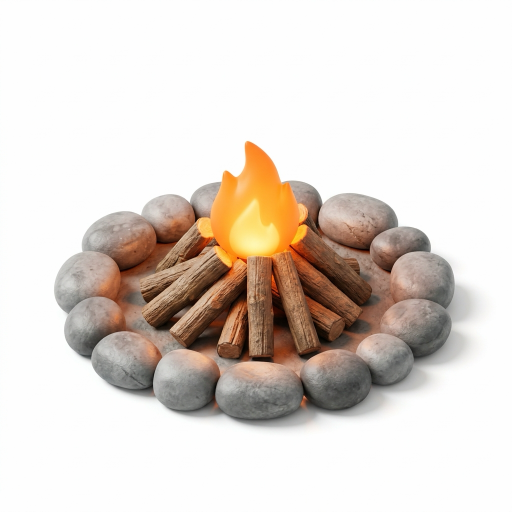
#> input picture tool/stills/campfire_lit.webp, 1024 x 1024 px (shown at 1/2 size)
$ python -i relight_icon.py   (imports and definitions only)
#> lines starting #> are read from the running program, lines starting #| are printed output that depends on the picture; after the words box and inside, x2 and y2 are one past the last pixel; in counts of white or black regions, pixels touching at a corner belong together
#> further down, picture is the input picture: PIL image 1024x1024 RGB; mean R, G, B 223.5, 214.5, 207.4
### tool/animate_icon.py
"""Turn a single rendered 3D icon (PNG on a white / neutral studio background) into a looping
frame sequence at the OpenLava canvas size used by the Airbnb assets (180x162 @2x).

Pipeline per subject:
  1. key_white   - flood-fill background removal from the border (keeps highlights inside the
                   object), drops the baked-in drop shadow;
  2. render      - N frames at 4x supersampling with layered motion:
       * subject-specific secondary animation (wind bend + falling leaves for the bonsai,
         screen blink / glow pulse / scanline sweep for the Macintosh),
       * a pseudo-3D yaw rock (perspective warp) + hover bob for every subject,
       * a synthetic soft contact shadow that reacts to the motion.
Usage: python3 animate_icon.py <bonsai|macintosh> <still.png> <out_dir> [n_frames]
"""
import sys, os, math
import numpy as np
from PIL import Image, ImageDraw, ImageFilter

# OpenLava canvas: 180x162 is the Airbnb size (density 2). LAVA_SCALE=2 renders the same icon at
# 360x324 (density 4) for the large previews; every pixel-sized constant below scales with it.
SCALE = int(os.environ.get("LAVA_SCALE", "1"))
W, H = 180 * SCALE, 162 * SCALE
SS = 4                   # supersample factor


# ----------------------------------------------------------------------------- keying
# [87 lines left out: functions key_white, crop_to_alpha, not called in this run]


KEY_PARAMS = {
    "bonsai": dict(chroma_thr=22, halo_px=80, halo_mode="distance", halo_dist=40),
    "sunflower": dict(chroma_thr=22, halo_px=80, halo_mode="distance", halo_dist=40),
    "macintosh": dict(chroma_thr=16, halo_px=110, halo_chroma=26, halo_min=60, halo_cool=True),
}


# ----------------------------------------------------------------------------- warps
# [30 lines left out: functions premul, unpremul, row_shift, not called in this run]


def to_premul_image(img):
    return Image.fromarray(np.clip(premul(np.array(img)), 0, 255).astype(np.uint8))


def from_premul_image(img):
    return Image.fromarray(unpremul(np.array(img).astype(np.float32)))


def rotate_pm(img, angle, center):
    """Bicubic rotation without dark edge halos: rotate premultiplied, then unpremultiply."""
    return from_premul_image(to_premul_image(img).rotate(angle, resample=Image.BICUBIC, center=center))


# [22 lines left out: functions find_coeffs, yaw_rock, not called in this run]


# ----------------------------------------------------------------------------- masks
def largest_component(mask):
    img = Image.fromarray(mask.astype(np.uint8) * 255).copy()
    ys, xs = np.where(mask)
    if len(ys) == 0:
        return mask
    best, best_n = None, 0
    labelled = np.zeros(mask.shape, bool)
    for y, x in zip(ys[::37], xs[::37]):
        if labelled[y, x] or img.getpixel((x, y)) != 255:
            continue
        ImageDraw.floodfill(img, (x, y), 128)
        comp = np.array(img) == 128
        labelled |= comp
        n = comp.sum()
        if n > best_n:
            best, best_n = comp, n
        ImageDraw.floodfill(img, (x, y), 64)
    return best if best is not None else mask


# [43 lines left out: functions components, topmost_component, fill_holes, not called in this run]


# ----------------------------------------------------------------------------- subjects
class Subject:
    n_frames = 48
    fill = 0.80
    base_y = 0.86

    def __init__(self, obj):
        self.obj = obj                         # PIL RGBA, already scaled to the 4x canvas
        self.ow, self.oh = obj.size

    def layer(self, t):                        # -> PIL RGBA same size as obj (secondary animation)
        return self.obj

    def motion(self, t):                       # -> yaw_deg, dx, dy, shadow_scale, shadow_alpha
        return 0.0, 0.0, 0.0, 1.0, 1.0


class Bonsai(Subject):
    fill = 0.82

    # [48 lines left out: functions __init__, layer, motion, not called in this run]


class Macintosh(Subject):
    """Hovering Mac: the rendered face is erased once and a pixel face is drawn per frame so it can
    blink, glance sideways and smile; the phosphor glow pulses and a scanline band sweeps down."""
    fill = 0.86
    base_y = 0.88

    # [30 lines left out: function __init__, not called in this run]

    @staticmethod
    def _ease(u):
        return 0.5 - 0.5 * math.cos(math.pi * min(1.0, max(0.0, u)))

    # [71 lines left out: functions _face_state, layer, motion, not called in this run]


class Sunflower(Subject):
    """Potted sunflower: the stem bends in the wind (pot stays put), the flower head turns a little
    on its own as it follows the breeze, and pollen motes drift up from the seed centre."""
    fill = 0.84
    base_y = 0.88

    # [94 lines left out: functions __init__, layer, motion, not called in this run]


SUBJECTS = {"bonsai": Bonsai, "sunflower": Sunflower, "macintosh": Macintosh}


# ----------------------------------------------------------------------------- render
# [40 lines left out: function render, not called in this run]


# [12 lines that do not run on import are left out]

### tool/relight_icon.py
"""Animate an icon from a lit / unlit pair of stills so its light sources really light it.

An image model renders the icon twice, pixel-aligned: once with its light source on (flame
burning, fairy lights glowing) and once with it off. `lit - unlit` is then a genuine light pass:
what the source adds to every surface around it. Frames are rebuilt as

    unlit + light_pass * intensity(t)          (per light source, each with its own phase)

plus the emitter itself (warped flame sprite / bulbs), bloom that also feeds the alpha channel so
the glow survives on dark backgrounds, particles and a contact shadow. That is the same trick the
Airbnb hot-air balloon uses: the burner visibly lights the envelope.

    python3 tool/relight_icon.py campfire      fire_lit.png fire_unlit.png frames/
    python3 tool/relight_icon.py christmastree tree_lit.png tree_unlit.png frames/
    python3 tool/openlava_encode.py assets/lava/campfire frames/frame_*.png
"""
import math
import os
import sys

import numpy as np
from PIL import Image, ImageDraw, ImageFilter

from animate_icon import H, SCALE, W, components, fill_holes, largest_component, yaw_rock

SS = 4
TAU = 2.0 * math.pi


# ----------------------------------------------------------------------------- helpers
# [6 lines left out: function blur, not called in this run]


def grow(mask, px):
    return np.array(Image.fromarray(mask.astype(np.uint8) * 255).filter(ImageFilter.MaxFilter(2 * px + 1))) > 0


def smoothstep(e0, e1, x):
    t = np.clip((x - e0) / (e1 - e0), 0.0, 1.0)
    return t * t * (3.0 - 2.0 * t)


def shrink(mask, px):
    return np.array(Image.fromarray(mask.astype(np.uint8) * 255).filter(ImageFilter.MinFilter(2 * px + 1))) > 0


def key_backdrop(img, thr=34, matte=70.0, shadow_min=None, neutral_pockets=None, shadow_floor=None,
                 pocket_min_width=0, pocket_chroma=26, protect=None):
    """Flat-backdrop keyer (white or chroma): flood fill from the border on colour distance, soft
    matte on the outline, colours unpremultiplied against the backdrop. Returns float RGBA."""
#> called with thr = 34, matte = 70, pocket_min_width = 0, pocket_chroma = 26
    rgb = np.array(img.convert("RGB")).astype(np.float32)
    h, w = rgb.shape[:2]
    border = np.concatenate([rgb[0], rgb[-1], rgb[:, 0], rgb[:, -1]])
    bgcol = np.median(border, axis=0)
#> bgcol = [253, 254, 253]
    dist = np.abs(rgb - bgcol).max(axis=2)
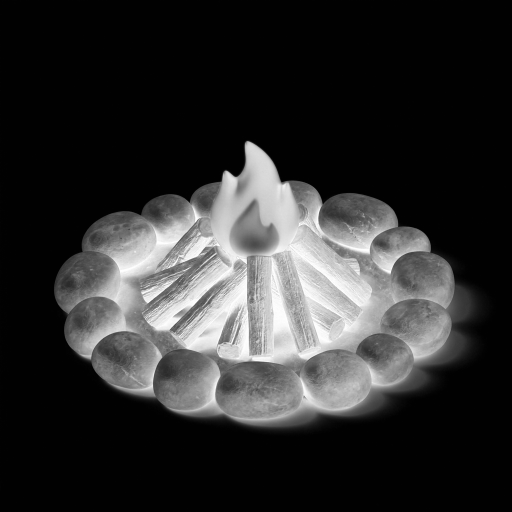
#> dist: shape (1024, 1024) float32 (shown at 1/2 size); min 0, max 254, mean 46.9
    fill = Image.fromarray((dist < thr).astype(np.uint8) * 255).copy()
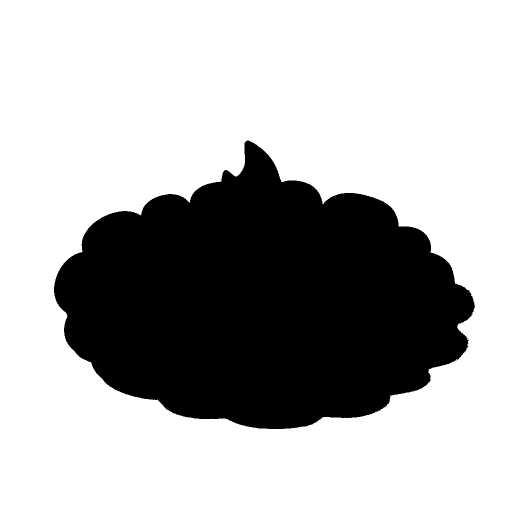
#> fill: PIL image 1024x1024 L (shown at 1/2 size); 69.5% white; 1 black region, box (x1, y1, x2, y2) and area: (108, 281, 950, 858) 319897
    for x in range(0, w, 16):
        for seed in ((x, 0), (x, h - 1), (0, min(x, h - 1)), (w - 1, min(x, h - 1))):
            if fill.getpixel(seed) == 255:
                ImageDraw.floodfill(fill, seed, 128)
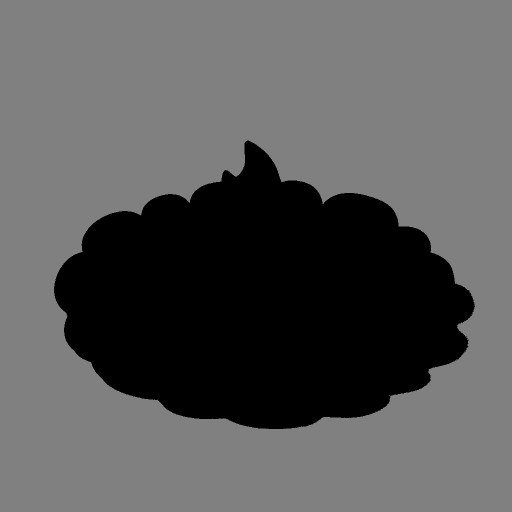
#> fill: PIL image 1024x1024 L (shown at 1/2 size); min 0, max 255, mean 89
    bg = np.array(fill) == 128
#> bg: shape (1024, 1024) bool; 69.5% white; 1 black region, box (x1, y1, x2, y2) and area: (108, 281, 950, 858) 319900
    if shadow_min is not None:
        # baked drop shadow: neutral light grey hanging off the backdrop in the lower half
        # (it is smooth, so the flood stops at the textured, hard-edged stones and logs)
        mn = rgb.min(axis=2)
        gy, gx = np.gradient(blur(mn, 1.0))
        lower = (np.arange(h) > 0.45 * h)[:, None]
        cand = bg | ((rgb.max(axis=2) - mn < 24) & (mn > shadow_min) & (np.hypot(gx, gy) < 5.0) & lower)
        fill = Image.fromarray(cand.astype(np.uint8) * 255).copy()
        ys, xs = np.where(bg)
        ImageDraw.floodfill(fill, (int(xs[0]), int(ys[0])), 128)
        bg = np.array(fill) == 128
    if neutral_pockets is not None:
        # a subject with no light neutral surfaces (a dark car): whatever is pale and colourless is
        # backdrop or baked shadow showing through a gap, even where no path leads to the border
        mn = rgb.min(axis=2)
        # `pocket_chroma`: some renders tint their white backdrop and shadows (bluish here)
        pale = (rgb.max(axis=2) - mn < pocket_chroma) & (mn > neutral_pockets)
        if pocket_min_width:
            # only blobs at least this wide: thin white pinstripes on the bodywork are paint
            pale = grow(shrink(pale, pocket_min_width), pocket_min_width + 1) & pale
        if protect is not None:
            # a subject part that really is white (a helmet): box in source pixels, left alone
            px0, py0, px1, py1 = protect
            pale[py0:py1, px0:px1] = False
        bg = bg | pale
    if shadow_floor is not None:
        # baked contact shadow trapped between the wheels: below `row` (a share of the height),
        # anything colourless and lighter than the black tyres and floor is shadow on the backdrop
        # one (row, lightest[, tint]) rule, or several: the shadow gets darker towards the car
        rules = shadow_floor if isinstance(shadow_floor[0], (tuple, list)) else (shadow_floor,)
        mn = rgb.min(axis=2)
        for rule in rules:
            row, lightest = rule[:2]
            tint = rule[2] if len(rule) > 2 else 22
            below = (np.arange(h) > row * h)[:, None]
            bg = bg | ((rgb.max(axis=2) - mn < tint) & (mn > lightest) & below)
    alpha = np.where(bg, 0.0, 1.0).astype(np.float32)
    ring = grow(bg, 3) & ~bg
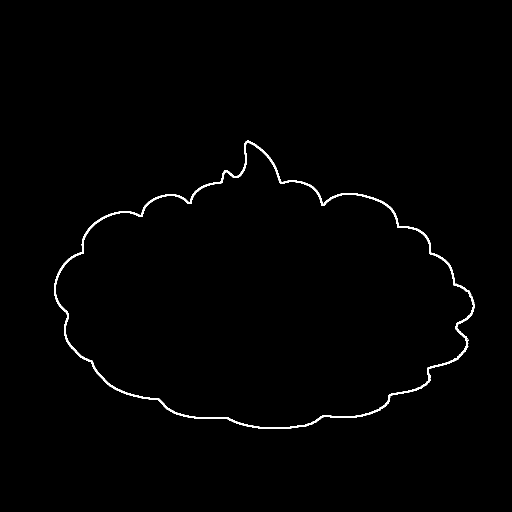
#> ring: shape (1024, 1024) bool (shown at 1/2 size); 0.87% white; 1 white region, box (x1, y1, x2, y2) and area: (108, 281, 950, 858) 9152
    a = np.clip(dist[ring] / matte, 0.0, 1.0)
#> a = 9152 values, max 1 at index 5, min 0.457 at index 5334, mean 0.809
    alpha[ring] = a
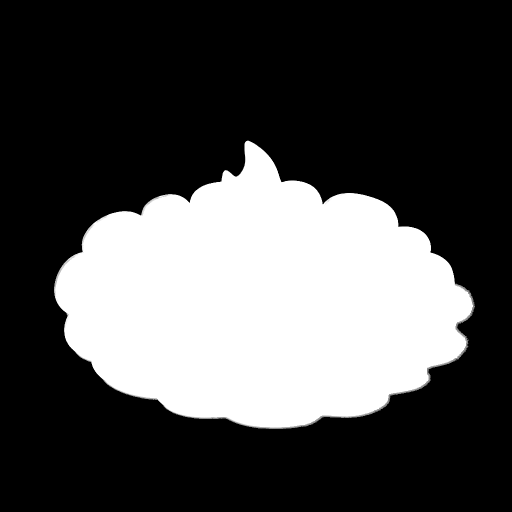
#> alpha: shape (1024, 1024) float32 (shown at 1/2 size); min 0, max 1, mean 0.303
    keep = a > 0.06
    fixed = rgb[ring]
    fixed[keep] = np.clip((fixed[keep] - (1.0 - a[keep, None]) * bgcol) / a[keep, None], 0, 255)
    rgb[ring] = fixed
    if bgcol[1] < 90 and bgcol[0] > 180 and bgcol[2] > 180:
        # Magenta chroma key, by hue rather than by distance: nothing in the subject is magenta, a
        # shadow cast on the backdrop is just darker magenta, and enclosed pockets need no path to
        # the border. "Magenta-ness" is how far red and blue both rise above green.
        magenta = np.clip(np.minimum(rgb[..., 0], rgb[..., 2]) - rgb[..., 1], 0, None)
        alpha = 1.0 - smoothstep(18.0, 62.0, magenta)
        # despill: what is left of the outline loses its red + blue excess over green
        rgb[..., 0] -= magenta
        rgb[..., 2] -= magenta
    alpha *= largest_component(alpha > 0.5) | (grow(largest_component(alpha > 0.5), 4) & (alpha > 0))
#> the loop in largest_component, `for y, x in zip(ys[::37], xs[::37]):` made 8631 passes
#> (y, x, n, best_n) on pass 1: (281, 494, 319324, 319324)
#> after the loop in largest_component, `for y, x in zip(ys[::37], xs[::37]):`:
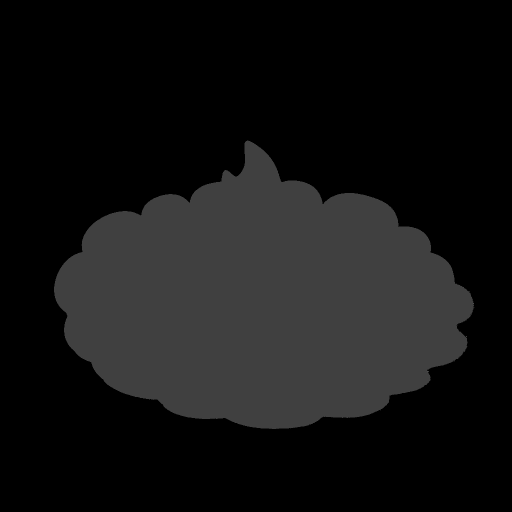
#> img: PIL image 1024x1024 L (shown at 1/2 size); min 0, max 255, mean 19.5
#> after the loop in largest_component, `for y, x in zip(ys[::37], xs[::37]):`: best_n = 319324
#> the loop in largest_component (call 2), `for y, x in zip(ys[::37], xs[::37]):` made 8631 passes
#> call 2 of grow, with px = 4
#> in grow (call 2), `return np.array(Image.fromarray(mask.astype(np.uint8) * 255).filter(Im..`:
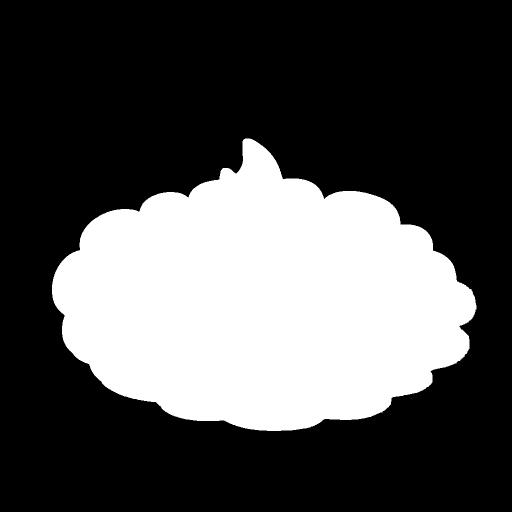
#> returned value: shape (1024, 1024) bool (shown at 1/2 size); 31.6% white; 1 white region, box (x1, y1, x2, y2) and area: (104, 277, 953, 862) 331572
    return np.dstack([rgb, alpha * 255.0])
#> returned value: shape (1024, 1024, 4) float32


# [36 lines left out: functions crop_box, row_warp, over, add_glow, not called in this run]


# ----------------------------------------------------------------------------- subjects
class Relit:
    n_frames, fps = 48, 30
    fill, base_y = 0.84, 0.90
    width_fill = 0.94                         # widest the subject may get, as a share of the canvas
    key = dict(thr=34, matte=70.0)

    # [18 lines left out: function __init__, not called in this run]

    def prepare(self):
        pass

    def frame(self, t):
        """-> (float RGBA layer, yaw degrees, shadow alpha)"""
        raise NotImplementedError


class Campfire(Relit):
    key = dict(thr=34, matte=70.0, shadow_min=150)
    flame_scale = 1.30
    LIGHT_LEVELS = 8

    # [77 lines left out: functions prepare, flicker, frame, not called in this run]


class ChristmasTree(Relit):
    n_frames, fps = 60, 30
    fill, base_y = 0.90, 0.93
    key = dict(thr=60, matte=110.0)

    # [25 lines left out: function prepare, not called in this run]

    # Tile economy (see Campfire.LIGHT_LEVELS): a bulb is off, half way or on - which is also how a
    # real blinker behaves - and the ambient share of the light is constant. The pseudo-3D rock makes
    # every tile of the tree unique per frame, but it is what makes the icon feel alive and it only
    # costs ~77 KB (307 -> 384 KB as AVIF), so it stays.
    BLINK_LEVELS = (0.04, 0.70, 1.30)
    ROCK_DEGREES = 9.0

    # [34 lines left out: functions power, frame, particles, not called in this run]


class F1Car(Relit):
    """Formula 1 car from the TV chase camera. `lit` is the still with the DRS closed, `unlit` the
    pixel-aligned edit with it open ("the upper flap has rotated flat, pivoting about its top edge:
    a thin blade at the top, and through the gap you see the engine cover ahead of the wing").

    The camera matters more than anything else here: from the front or from above the flap is a
    thin strip and an open DRS is a hairline (an image model asked to exaggerate it lifts a whole
    second wing, endplates and all). From behind, at wing height, the flap is a tall band, and
    when it lies flat the livery shows through the gap - readable at 44 px.

    The flap moves the way the mechanism does. Between the two stills, the in-between positions
    squash the closed flap against its top edge (the pivot), column by column, over the open
    still, so the gap grows from the bottom of the flap upwards.

    One story per loop: the flap opens, the car gains speed, titanium sparks pour out from under
    the diffuser towards the camera; the flap closes and they die down. The rain light blinks.

    Tile economy: two body states (a one-pixel engine vibration), four flap positions, two
    rain-light states - the car's tiles repeat; only the sparks and streaks are new per frame.
    Coordinates are in source-still pixels (1024x1024)."""

    n_frames, fps = 48, 30
    fill, base_y, width_fill = 0.74, 0.84, 0.80
    key = dict(thr=34, matte=70.0, shadow_min=150, neutral_pockets=150, shadow_floor=(0.70, 78))

    FLAP = (292, 330, 846, 470)               # columns of the flap between the endplates, rows to search
    RAIN_LIGHT = (546, 664, 602, 746)
    DIFFUSER = ((392, 836), (756, 836))       # ground line under the diffuser
    VANISHING = (512, 300)                    # where the track converges
    FLAP_STEPS = (1.0, 0.64, 0.34, 0.0)       # share of the closed flap still standing: closed .. open

    # [108 lines left out: functions prepare, drs, frame, not called in this run]


class F1Front(Relit):
    """Formula 1 car head-on with the driver in the cockpit; the only thing that moves is the
    steering, and it is geometry, not a second still (an image model asked to steer the wheels
    invents rims, sidewall lines and new brake ducts, and gives a different angle each time).

    The tyres are steered with light only (see `steered`): their outline stays where it is, the
    highlight of the tread slides towards the steer and the far side darkens. Warping the
    silhouette was tried and dropped - a front tyre is partly covered by the brake-duct fairing
    and the wing endplate, and the warped edge never stays in register with them.

    Ask for the still on a magenta backdrop (the helmet is white) with "plain smooth matte black
    slicks: no rim visible, no lettering, no white lines" and a helmet "small compared with the
    car, about one eighth of its width, sitting low behind the halo" - image models draw toy
    drivers with huge heads otherwise.

    Five distinct frames in the whole loop (straight, half and full lock each way): the diff atlas
    holds a handful of wheel tiles and the bundle is tiny."""

    n_frames, fps = 72, 24                     # a slow three-second weave
    fill, base_y, width_fill = 0.86, 0.93, 0.88
    key = dict(thr=60, matte=110.0)

    TYRES = ((40, 500, 245, 850), (779, 500, 984, 850))    # front tyre boxes in source pixels
    SLIDE = 0.13                               # how far the tread highlight travels, in tyre widths
    SHADE = 0.30                               # how much the far side of the tread darkens
    #          start  straight->left   hold left   back       straight    ->right     hold right  back
    TIMELINE = ((0.00, 0), (0.12, 1), (0.16, 2), (0.38, 1), (0.42, 0), (0.62, 3), (0.66, 4), (0.88, 3), (0.92, 0))

    # [80 lines left out: functions prepare, steered, frame, brazil_flag, not called in this run]


class SennaFlag(Relit):
    """A 1988-style red and white Formula 1 car on its victory lap, the driver holding a flagpole
    out of the cockpit. One still (pass it twice) of the car with a BARE pole - "the pole is
    completely bare: no flag, no cloth, no banner" - and the flag is cloth simulated here, so it
    loops perfectly and needs no second image.

    The flag is a mesh hanging from the top of the pole and streaming behind the car. A wave
    travels from the hoist to the fly with growing amplitude (it is pinned at the pole), a second,
    faster ripple rides on it, the fly end droops a little, and the cloth is foreshortened where
    it turns away (each strip advances by the cosine of its slope). Folds are shaded by their
    slope against a top-left light, which is what makes it read as fabric rather than a sticker.
    It is drawn UNDER the car layer: the pole and the glove stay in front.

    Coordinates are in source-still pixels (1024x1024, car pointing to the lower right)."""

    n_frames, fps = 36, 24                     # one majestic wave cycle every 1.5 s
    fill, base_y, width_fill = 0.78, 0.93, 0.92
    key = dict(thr=60, matte=110.0)

    POLE_TIP, FLAG_FOOT = (509, 176), (580, 356)            # the stretch of pole the hoist is tied to
    STREAM = (-0.965, -0.262)                               # where the fly end points (behind the car)
    LENGTH = 395.0
    GRID = (168, 100)                          # fine enough for the rhombus and disc edges to stay smooth

    def prepare(self):
        self.car = self.lit
        self.cloth = brazil_flag(mirrored=True)             # we see the reverse: the hoist is on the right

    # [41 lines left out: function flag_layer, not called in this run]

    def frame(self, t):
        return over(self.flag_layer(t), self.car), 0.0, 1.0


SUBJECTS = {"campfire": Campfire, "christmastree": ChristmasTree, "f1car": F1Car, "f1front": F1Front, "sennamp4": SennaFlag}


# [33 lines left out: function render, not called in this run]


# [2 lines not run here, left out]

>>> from PIL import Image
>>> picture = Image.open('stills/campfire_lit.webp')
>>> result = key_backdrop(picture)
